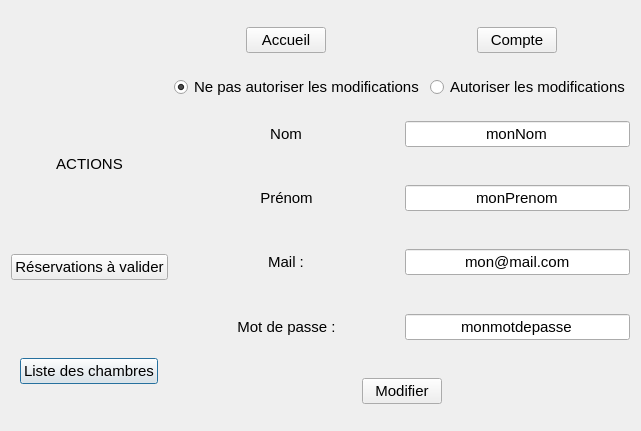
<?xml version="1.0" encoding="UTF-8"?>
<ui version="4.0">
 <class>EmpCompteDialog</class>
 <widget class="QDialog" name="EmpCompteDialog">
  <property name="geometry">
   <rect>
    <x>0</x>
    <y>0</y>
    <width>600</width>
    <height>431</height>
   </rect>
  </property>
  <property name="font">
   <font>
    <family>Arial</family>
    <pointsize>11</pointsize>
   </font>
  </property>
  <property name="windowTitle">
   <string>Dialog</string>
  </property>
  <layout class="QGridLayout" name="gridLayout">
   <item row="0" column="0">
    <layout class="QGridLayout" name="gridLayout_5">
     <item row="4" column="0" alignment="Qt::AlignHCenter|Qt::AlignVCenter">
      <widget class="QPushButton" name="pushButton_AfficherChambres">
       <property name="text">
        <string>Liste des chambres</string>
       </property>
      </widget>
     </item>
     <item row="1" column="0" alignment="Qt::AlignHCenter|Qt::AlignVCenter">
      <widget class="QLabel" name="logo">
       <property name="text">
        <string/>
       </property>
       <property name="pixmap">
        <pixmap>logoProjet_petit.png</pixmap>
       </property>
       <property name="alignment">
        <set>Qt::AlignCenter</set>
       </property>
      </widget>
     </item>
     <item row="3" column="0" alignment="Qt::AlignHCenter|Qt::AlignVCenter">
      <widget class="QPushButton" name="pushButton_ValiderResa">
       <property name="autoFillBackground">
        <bool>false</bool>
       </property>
       <property name="text">
        <string>Réservations à valider</string>
       </property>
      </widget>
     </item>
     <item row="2" column="0" alignment="Qt::AlignHCenter|Qt::AlignVCenter">
      <widget class="QLabel" name="label_filtre">
       <property name="text">
        <string>ACTIONS</string>
       </property>
       <property name="alignment">
        <set>Qt::AlignCenter</set>
       </property>
      </widget>
     </item>
    </layout>
   </item>
   <item row="0" column="1">
    <layout class="QVBoxLayout" name="verticalLayout">
     <item>
      <layout class="QVBoxLayout" name="verticalLayout_2">
       <item>
        <layout class="QGridLayout" name="gridLayout_3">
         <item row="5" column="0">
          <layout class="QHBoxLayout" name="horizontalLayout_3">
           <item alignment="Qt::AlignHCenter|Qt::AlignVCenter">
            <widget class="QLabel" name="labelMdp">
             <property name="sizePolicy">
              <sizepolicy hsizetype="Minimum" vsizetype="Preferred">
               <horstretch>0</horstretch>
               <verstretch>0</verstretch>
              </sizepolicy>
             </property>
             <property name="text">
              <string>Mot de passe :</string>
             </property>
             <property name="alignment">
              <set>Qt::AlignCenter</set>
             </property>
            </widget>
           </item>
           <item alignment="Qt::AlignVCenter">
            <widget class="QLineEdit" name="lineEditMdp">
             <property name="sizePolicy">
              <sizepolicy hsizetype="Minimum" vsizetype="Fixed">
               <horstretch>0</horstretch>
               <verstretch>0</verstretch>
              </sizepolicy>
             </property>
             <property name="text">
              <string>monmotdepasse</string>
             </property>
             <property name="alignment">
              <set>Qt::AlignCenter</set>
             </property>
            </widget>
           </item>
          </layout>
         </item>
         <item row="3" column="0">
          <layout class="QHBoxLayout" name="horizontalLayout_6">
           <item alignment="Qt::AlignHCenter|Qt::AlignVCenter">
            <widget class="QLabel" name="labelPrenom">
             <property name="sizePolicy">
              <sizepolicy hsizetype="Minimum" vsizetype="Preferred">
               <horstretch>0</horstretch>
               <verstretch>0</verstretch>
              </sizepolicy>
             </property>
             <property name="text">
              <string>Prénom</string>
             </property>
             <property name="alignment">
              <set>Qt::AlignCenter</set>
             </property>
            </widget>
           </item>
           <item alignment="Qt::AlignVCenter">
            <widget class="QLineEdit" name="lineEditPrenom">
             <property name="sizePolicy">
              <sizepolicy hsizetype="Minimum" vsizetype="Fixed">
               <horstretch>0</horstretch>
               <verstretch>0</verstretch>
              </sizepolicy>
             </property>
             <property name="text">
              <string>monPrenom</string>
             </property>
             <property name="alignment">
              <set>Qt::AlignCenter</set>
             </property>
            </widget>
           </item>
          </layout>
         </item>
         <item row="6" column="0">
          <layout class="QHBoxLayout" name="horizontalLayout">
           <item>
            <widget class="QLabel" name="label_6">
             <property name="text">
              <string/>
             </property>
            </widget>
           </item>
           <item alignment="Qt::AlignHCenter|Qt::AlignVCenter">
            <widget class="QPushButton" name="pushButton_Modifier">
             <property name="text">
              <string>Modifier</string>
             </property>
            </widget>
           </item>
           <item>
            <widget class="QLabel" name="label_5">
             <property name="text">
              <string/>
             </property>
            </widget>
           </item>
          </layout>
         </item>
         <item row="4" column="0">
          <layout class="QHBoxLayout" name="horizontalLayout_2">
           <item alignment="Qt::AlignHCenter|Qt::AlignVCenter">
            <widget class="QLabel" name="labelMail">
             <property name="sizePolicy">
              <sizepolicy hsizetype="Minimum" vsizetype="Preferred">
               <horstretch>0</horstretch>
               <verstretch>0</verstretch>
              </sizepolicy>
             </property>
             <property name="text">
              <string>Mail :</string>
             </property>
             <property name="alignment">
              <set>Qt::AlignCenter</set>
             </property>
            </widget>
           </item>
           <item alignment="Qt::AlignVCenter">
            <widget class="QLineEdit" name="lineEditMail">
             <property name="sizePolicy">
              <sizepolicy hsizetype="Minimum" vsizetype="Fixed">
               <horstretch>0</horstretch>
               <verstretch>0</verstretch>
              </sizepolicy>
             </property>
             <property name="text">
              <string>mon@mail.com</string>
             </property>
             <property name="alignment">
              <set>Qt::AlignCenter</set>
             </property>
            </widget>
           </item>
          </layout>
         </item>
         <item row="2" column="0">
          <layout class="QHBoxLayout" name="horizontalLayout_7">
           <item alignment="Qt::AlignHCenter|Qt::AlignVCenter">
            <widget class="QLabel" name="labelNom">
             <property name="sizePolicy">
              <sizepolicy hsizetype="Minimum" vsizetype="Preferred">
               <horstretch>0</horstretch>
               <verstretch>0</verstretch>
              </sizepolicy>
             </property>
             <property name="text">
              <string>Nom</string>
             </property>
             <property name="alignment">
              <set>Qt::AlignCenter</set>
             </property>
            </widget>
           </item>
           <item alignment="Qt::AlignVCenter">
            <widget class="QLineEdit" name="lineEditNom">
             <property name="sizePolicy">
              <sizepolicy hsizetype="Minimum" vsizetype="Fixed">
               <horstretch>0</horstretch>
               <verstretch>0</verstretch>
              </sizepolicy>
             </property>
             <property name="text">
              <string>monNom</string>
             </property>
             <property name="alignment">
              <set>Qt::AlignCenter</set>
             </property>
            </widget>
           </item>
          </layout>
         </item>
         <item row="1" column="0">
          <layout class="QHBoxLayout" name="horizontalLayout_4">
           <item>
            <widget class="QRadioButton" name="radioButtonAutorisePasModif">
             <property name="text">
              <string>Ne pas autoriser les modifications</string>
             </property>
             <property name="checked">
              <bool>true</bool>
             </property>
            </widget>
           </item>
           <item>
            <widget class="QRadioButton" name="radioButtonAutoriseModif">
             <property name="text">
              <string>Autoriser les modifications</string>
             </property>
            </widget>
           </item>
          </layout>
         </item>
         <item row="0" column="0">
          <layout class="QVBoxLayout" name="verticalLayout_3">
           <item>
            <layout class="QHBoxLayout" name="horizontalLayout_5">
             <item alignment="Qt::AlignHCenter|Qt::AlignVCenter">
              <widget class="QPushButton" name="accueil">
               <property name="text">
                <string>Accueil</string>
               </property>
              </widget>
             </item>
             <item alignment="Qt::AlignHCenter|Qt::AlignVCenter">
              <widget class="QPushButton" name="account">
               <property name="text">
                <string>Compte</string>
               </property>
              </widget>
             </item>
            </layout>
           </item>
          </layout>
         </item>
        </layout>
       </item>
      </layout>
     </item>
    </layout>
   </item>
  </layout>
 </widget>
 <resources/>
 <connections/>
</ui>
